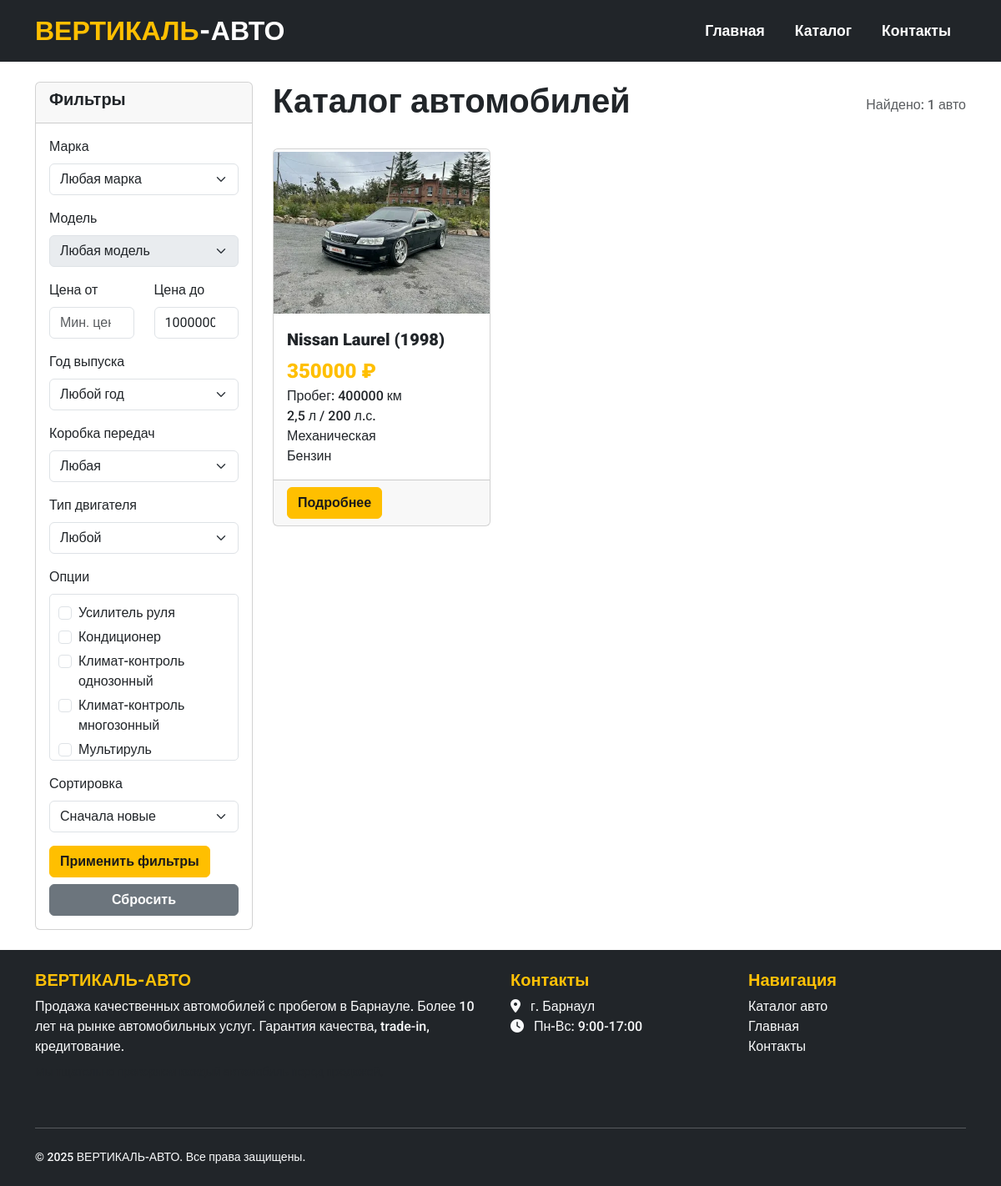
Page /catalog/?max_price=1000000 on the committed database.
### catalog/models.py (models this page shows, shortened)
class Feature(models.Model):
    name = models.CharField(max_length=100, verbose_name="Название опции")
    category = models.CharField(max_length=50, blank=True, verbose_name="Категория", help_text="Например: Салон, Комфорт, Безопасность")
    def __str__(self):
        return self.name
    class Meta:
        verbose_name = "Опция"
        verbose_name_plural = "Опции"

class CarPhoto(models.Model):
    car = models.ForeignKey(Car, on_delete=models.CASCADE, related_name='photos', verbose_name="Автомобиль")
    image = models.ImageField(upload_to='car_photos/', verbose_name="Фотография")
    is_main = models.BooleanField(default=False, verbose_name="Главная фотография")
    created_at = models.DateTimeField(auto_now_add=True, null=True, blank=True, verbose_name="Дата добавления")
    class Meta:
        verbose_name = "Фотография автомобиля"
        verbose_name_plural = "Фотографии автомобилей"

class Car(models.Model):
    brand = models.CharField(max_length=50, verbose_name="Марка")
    model = models.CharField(max_length=50, verbose_name="Модель")
    generation = models.CharField(max_length=100, blank=True, verbose_name="Поколение")
    price = models.PositiveIntegerField(verbose_name="Цена (руб.)")
    year = models.PositiveSmallIntegerField(verbose_name="Год выпуска")
    mileage = models.PositiveIntegerField(verbose_name="Пробег (км)")
    color = models.CharField(max_length=30, verbose_name="Цвет")
    BODY_TYPE_CHOICES = [
        ('sedan', 'Седан'),
        ('suv', 'Внедорожник'),
        ('hatchback', 'Хэтчбек'),
        ('liftback', 'Лифтбек'),
        ('coupe', 'Купе'),
        ('estate', 'Универсал'),
        ('minivan', 'Минивэн'),
        ('pickup', 'Пикап'),
    ]
    COUNTRY_CHOICES = [
        ('japan', 'Япония'),
        ('germany', 'Германия'),
        ('korea', 'Корея'),
        ('usa', 'США'),
        ('france', 'Франция'),
        ('italy', 'Италия'),
        ('russia', 'Россия'),
        ('other', 'Другая'),
    ]
    country = models.CharField(max_length=10, choices=COUNTRY_CHOICES, default='other', verbose_name="Страна")
    body_type = models.CharField(max_length=10, choices=BODY_TYPE_CHOICES, verbose_name="Тип кузова")
    ENGINE_TYPE_CHOICES = [
        ('petrol', 'Бензин'),
        ('diesel', 'Дизель'),
        ('hybrid', 'Гибрид'),
        ('electro', 'Электро'),
    ]
    engine_type = models.CharField(max_length=10, choices=ENGINE_TYPE_CHOICES, verbose_name="Тип двигателя")
    engine_volume = models.FloatField(verbose_name="Объем двигателя (л)")
    engine_power = models.PositiveSmallIntegerField(verbose_name="Мощность (л.с.)")
    TRANSMISSION_CHOICES = [
        ('manual', 'Механическая'),
        ('automatic', 'Автоматическая'),
        ('robot', 'Роботизированная'),
        ('variator', 'Вариатор'),
    ]
    transmission = models.CharField(max_length=10, choices=TRANSMISSION_CHOICES, verbose_name="Коробка передач")
    DRIVE_CHOICES = [
        ('fwd', 'Передний'),
        ('rwd', 'Задний'),
        ('awd', 'Полный'),
    ]
    drive = models.CharField(max_length=3, choices=DRIVE_CHOICES, verbose_name="Привод")
    CONDITION_CHOICES = [
        ('excellent', 'Отличное'),
        ('good', 'Хорошее'),
        ('satisfactory', 'Удовлетворительное'),
    ]
    condition = models.CharField(max_length=15, choices=CONDITION_CHOICES, default='good', verbose_name="Состояние")
    owners = models.PositiveSmallIntegerField(default=1, verbose_name="Количество владельцев")
    documents = models.CharField(max_length=100, default="Без ограничений", verbose_name="Документы")
    steering = models.CharField(max_length=10, choices=[('left', 'Левый'), ('right', 'Правый')], default='left', verbose_name="Руль")
    description = models.TextField(blank=True, verbose_name="Описание")
    features = models.ManyToManyField(Feature, blank=True, verbose_name="Опции и комплектации")
    characteristics = models.ManyToManyField(Characteristic, blank=True, verbose_name="Дополнительные характеристики")
    created_at = models.DateTimeField(auto_now_add=True, verbose_name="Дата добавления")
    updated_at = models.DateTimeField(auto_now=True, verbose_name="Дата обновления")
    is_sold = models.BooleanField(default=False, verbose_name="Продано")
    is_published = models.BooleanField(default=True, verbose_name="Опубликовано")
    class Meta:
        verbose_name = "Автомобиль"
        verbose_name_plural = "Автомобили"

### catalog/views.py (the view, shortened to what this page needs)
# urls.py: path('catalog/', views.car_list, name='car_list'),
def car_list(request):
    cars = Car.objects.filter(is_published=True, is_sold=False)
    filter_form = CarFilterForm(request.GET or None)
    max_price = request.GET.get('max_price')
    min_year = request.GET.get('min_year')
    max_mileage = request.GET.get('max_mileage')
    brand = request.GET.get('brand')
    transmission = request.GET.get('transmission')
    body_type = request.GET.get('body_type')
    brands = request.GET.getlist('brand')
    if brands:
        cars = cars.filter(brand__in=brands)
    if max_price:
        cars = cars.filter(price__lte=int(max_price))
    if min_year:
        cars = cars.filter(year__gte=int(min_year))
    if max_mileage:
        cars = cars.filter(mileage__lte=int(max_mileage))
    if brand:
        cars = cars.filter(brand=brand)
    if transmission:
        cars = cars.filter(transmission=transmission)
    if body_type:
        cars = cars.filter(body_type=body_type)
    if filter_form.is_valid():
        brand_form = filter_form.cleaned_data.get('brand')
        model = filter_form.cleaned_data.get('model')
        min_price_form = filter_form.cleaned_data.get('min_price')
        max_price_form = filter_form.cleaned_data.get('max_price')
        year_range = filter_form.cleaned_data.get('year_range')
        transmission_form = filter_form.cleaned_data.get('transmission')
        engine_type = filter_form.cleaned_data.get('engine_type')
        features = filter_form.cleaned_data.get('features')
        sort = filter_form.cleaned_data.get('sort') or '-created_at'
        country = request.GET.get('country')
        if brand_form and not brand:
            cars = cars.filter(brand=brand_form)
        if country:
            cars = cars.filter(country=country)
        if model:
            cars = cars.filter(model=model)
        if min_price_form:
            cars = cars.filter(price__gte=min_price_form)
        if max_price_form:
            cars = cars.filter(price__lte=max_price_form)
        if transmission_form and not transmission:
            cars = cars.filter(transmission=transmission_form)
        if engine_type:
            cars = cars.filter(engine_type=engine_type)
        if features:
            cars = cars.filter(features__in=features).distinct()
        cars = cars.order_by(sort)
    else:
        cars = cars.order_by('-created_at')
    paginator = Paginator(cars, 12)
    page = request.GET.get('page')
    try:
        cars = paginator.page(page)
    except PageNotAnInteger:
        cars = paginator.page(1)
    except EmptyPage:
        cars = cars.page(paginator.num_pages)
    return render(request, 'catalog/car_list.html', {
        'cars': cars,
        'filter_form': filter_form
    })

### catalog/templates/catalog/car_list.html (shortened to what this page needs)
{% extends 'catalog/base.html' %}
{% load static %}
{% block content %}
<div class="row">
    <div class="col-md-3">
        <div class="card mb-4">
            <div class="card-header">
                <h5>Фильтры</h5>
            </div>
            <div class="card-body">
                <form method="get">
                    <div class="mb-3">
                        <label class="form-label">Марка</label>
                        {{ filter_form.brand }}
                    </div>
                    <div class="mb-3">
                        <label class="form-label">Модель</label>
                        {{ filter_form.model }}
                    </div>
                    <div class="row">
                        <div class="col-md-6">
                            <div class="mb-3">
                                <label class="form-label">Цена от</label>
                                {{ filter_form.min_price }}
                            </div>
                        </div>
                        <div class="col-md-6">
                            <div class="mb-3">
                                <label class="form-label">Цена до</label>
                                {{ filter_form.max_price }}
                            </div>
                        </div>
                    </div>
                    <div class="mb-3">
                        <label class="form-label">Год выпуска</label>
                        {{ filter_form.year_range }}
                    </div>
                    <div class="mb-3">
                        <label class="form-label">Коробка передач</label>
                        {{ filter_form.transmission }}
                    </div>
                    <div class="mb-3">
                        <label class="form-label">Тип двигателя</label>
                        {{ filter_form.engine_type }}
                    </div>
                    <div class="mb-3">
                        <label class="form-label">Опции</label>
                        <div class="filter-options">
                            {% for option in filter_form.features %}
                            <div class="form-check">
                                {{ option.tag }}
                                <label class="form-check-label" for="{{ option.id_for_label }}">
                                    {{ option.choice_label }}
                                </label>
                            </div>
                            {% endfor %}
                        </div>
                    </div>
                    <div class="mb-3">
                        <label class="form-label">Сортировка</label>
                        {{ filter_form.sort }}
                    </div>
                    <button type="submit" class="btn btn-primary-custom fw-bold">Применить фильтры</button>
                    <a href="{% url 'car_list' %}" class="btn btn-secondary w-100 mt-2">Сбросить</a>
                </form>
            </div>
        </div>
    </div>
    <div class="col-md-9">
        <div class="d-flex justify-content-between align-items-center mb-4">
            <h1>Каталог автомобилей</h1>
            <span class="text-muted">Найдено: {{ cars.paginator.count }} авто</span>
        </div>
        <div class="row">
            {% for car in cars %}
            <div class="col-md-6 col-lg-4 mb-4">
                <div class="card h-100">
                    {% with car.photos.all as photos %}
                        {% if photos %}
                            {% for photo in photos %}
                                {% if photo.is_main or forloop.first %}
                                    <img src="{{ photo.image.url }}" class="card-img-top" alt="{{ car.brand }} {{ car.model }}" style="height: 200px; object-fit: contain;">
                                {% endif %}
                            {% endfor %}
                        {% else %}
                            <div class="card-img-top bg-secondary text-white d-flex align-items-center justify-content-center" style="height: 200px;">
                                <span>Нет фото</span>
                            </div>
                        {% endif %}
                    {% endwith %}
                    <div class="card-body">
                        <h5 class="card-title">{{ car.brand }} {{ car.model }} ({{ car.year }})</h5>
                        <p class="card-text">
                            <strong class="card-price">{{ car.price }} ₽</strong><br>
                            Пробег: {{ car.mileage }} км<br>
                            {{ car.engine_volume }} л / {{ car.engine_power }} л.с.<br>
                            {{ car.get_transmission_display }}<br>
                            {{ car.get_engine_type_display }}
                        </p>
                    </div>
                    <div class="card-footer">
                        <a href="{% url 'car_detail' car.id %}" class="btn btn-primary-custom fw-bold">Подробнее</a>
                    </div>
                </div>
            </div>
            {% empty %}
            <div class="col-12">
                <div class="alert alert-info">
                    По вашему запросу ничего не найдено. Попробуйте изменить параметры фильтрации.
                </div>
            </div>
            {% endfor %}
        </div>
    </div>
</div>
{% endblock %}

### catalog/templates/catalog/car_list.html (style rules this page uses)
.filter-options { max-height: 200px; overflow-y: auto; border: 1px solid #dee2e6; padding: 10px; border-radius: 5px; }
.form-check { margin-bottom: 5px; }

### rows in the picture
Feature: choice_label "Усилитель руля"
Feature: choice_label "Кондиционер"
Feature: choice_label "Климат-контроль однозонный"
Feature: choice_label "Климат-контроль многозонный"
Feature: choice_label "Мультируль"
Car: brand "Nissan", model "Laurel", year "1998", price "350000", mileage "400000", engine_volume "2,5", engine_power "200", transmission "Механическая", engine_type "Бензин"
CarPhoto: image (picture)

### other values in the picture
{{ cars.paginator.count }} "1"
